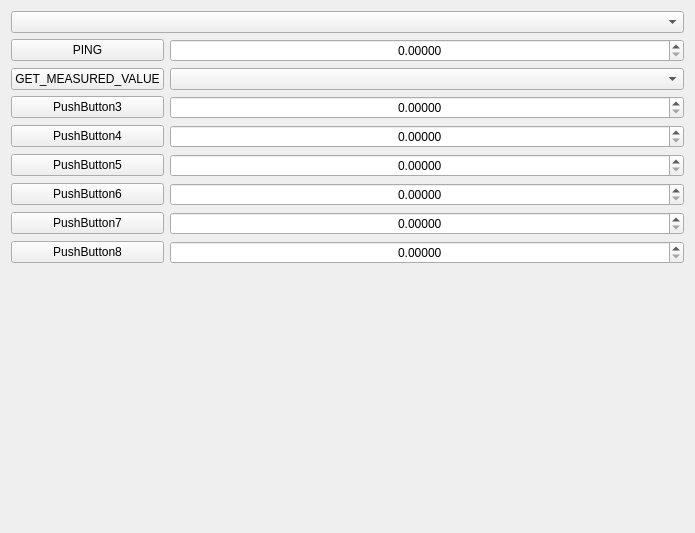
<?xml version="1.0" encoding="UTF-8"?>
<ui version="4.0">
 <class>TestForm</class>
 <widget class="QWidget" name="TestForm">
  <property name="geometry">
   <rect>
    <x>0</x>
    <y>0</y>
    <width>695</width>
    <height>533</height>
   </rect>
  </property>
  <property name="windowTitle">
   <string>Form</string>
  </property>
  <layout class="QGridLayout" name="gridLayout">
   <item row="8" column="1">
    <widget class="QDoubleSpinBox" name="doubleSpinBox_8">
     <property name="alignment">
      <set>Qt::AlignCenter</set>
     </property>
     <property name="decimals">
      <number>5</number>
     </property>
     <property name="maximum">
      <double>10000.000000000000000</double>
     </property>
    </widget>
   </item>
   <item row="0" column="0" colspan="2">
    <widget class="QComboBox" name="comboBox"/>
   </item>
   <item row="5" column="0">
    <widget class="QPushButton" name="pushButton_5">
     <property name="text">
      <string>PushButton5</string>
     </property>
    </widget>
   </item>
   <item row="5" column="1">
    <widget class="QDoubleSpinBox" name="doubleSpinBox_5">
     <property name="alignment">
      <set>Qt::AlignCenter</set>
     </property>
     <property name="decimals">
      <number>5</number>
     </property>
     <property name="maximum">
      <double>10000.000000000000000</double>
     </property>
    </widget>
   </item>
   <item row="7" column="1">
    <widget class="QDoubleSpinBox" name="doubleSpinBox_7">
     <property name="alignment">
      <set>Qt::AlignCenter</set>
     </property>
     <property name="decimals">
      <number>5</number>
     </property>
     <property name="maximum">
      <double>10000.000000000000000</double>
     </property>
    </widget>
   </item>
   <item row="3" column="1">
    <widget class="QDoubleSpinBox" name="doubleSpinBox_3">
     <property name="alignment">
      <set>Qt::AlignCenter</set>
     </property>
     <property name="decimals">
      <number>5</number>
     </property>
     <property name="maximum">
      <double>10000.000000000000000</double>
     </property>
    </widget>
   </item>
   <item row="4" column="1">
    <widget class="QDoubleSpinBox" name="doubleSpinBox_4">
     <property name="alignment">
      <set>Qt::AlignCenter</set>
     </property>
     <property name="decimals">
      <number>5</number>
     </property>
     <property name="maximum">
      <double>10000.000000000000000</double>
     </property>
    </widget>
   </item>
   <item row="8" column="0">
    <widget class="QPushButton" name="pushButton_8">
     <property name="text">
      <string>PushButton8</string>
     </property>
    </widget>
   </item>
   <item row="4" column="0">
    <widget class="QPushButton" name="pushButton_4">
     <property name="text">
      <string>PushButton4</string>
     </property>
    </widget>
   </item>
   <item row="3" column="0">
    <widget class="QPushButton" name="pushButton_3">
     <property name="text">
      <string>PushButton3</string>
     </property>
    </widget>
   </item>
   <item row="2" column="0">
    <widget class="QPushButton" name="pushButton_2">
     <property name="text">
      <string>GET_MEASURED_VALUE</string>
     </property>
    </widget>
   </item>
   <item row="7" column="0">
    <widget class="QPushButton" name="pushButton_7">
     <property name="text">
      <string>PushButton7</string>
     </property>
    </widget>
   </item>
   <item row="1" column="0">
    <widget class="QPushButton" name="pushButton_1">
     <property name="text">
      <string>PING</string>
     </property>
    </widget>
   </item>
   <item row="1" column="1">
    <widget class="QDoubleSpinBox" name="doubleSpinBox_1">
     <property name="alignment">
      <set>Qt::AlignCenter</set>
     </property>
     <property name="decimals">
      <number>5</number>
     </property>
     <property name="maximum">
      <double>10000.000000000000000</double>
     </property>
    </widget>
   </item>
   <item row="6" column="0">
    <widget class="QPushButton" name="pushButton_6">
     <property name="text">
      <string>PushButton6</string>
     </property>
    </widget>
   </item>
   <item row="6" column="1">
    <widget class="QDoubleSpinBox" name="doubleSpinBox_6">
     <property name="alignment">
      <set>Qt::AlignCenter</set>
     </property>
     <property name="decimals">
      <number>5</number>
     </property>
     <property name="maximum">
      <double>10000.000000000000000</double>
     </property>
    </widget>
   </item>
   <item row="9" column="0">
    <spacer name="verticalSpacer">
     <property name="orientation">
      <enum>Qt::Vertical</enum>
     </property>
     <property name="sizeHint" stdset="0">
      <size>
       <width>20</width>
       <height>40</height>
      </size>
     </property>
    </spacer>
   </item>
   <item row="9" column="1">
    <spacer name="horizontalSpacer">
     <property name="orientation">
      <enum>Qt::Horizontal</enum>
     </property>
     <property name="sizeHint" stdset="0">
      <size>
       <width>40</width>
       <height>20</height>
      </size>
     </property>
    </spacer>
   </item>
   <item row="2" column="1">
    <widget class="QComboBox" name="comboBox_2"/>
   </item>
  </layout>
 </widget>
 <resources/>
 <connections/>
</ui>
